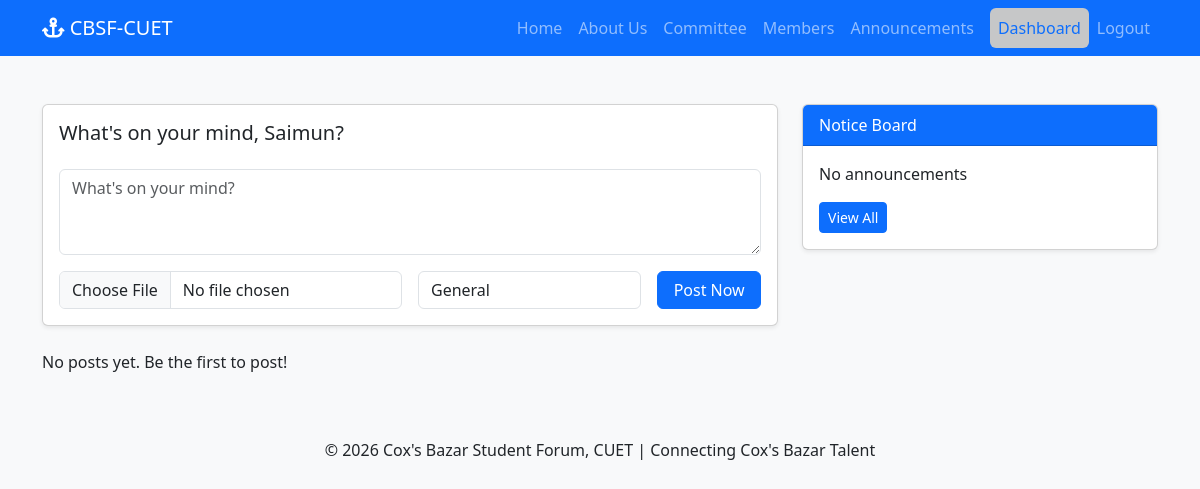
The page /dashboard/ (signed in) on the database as committed earlier.
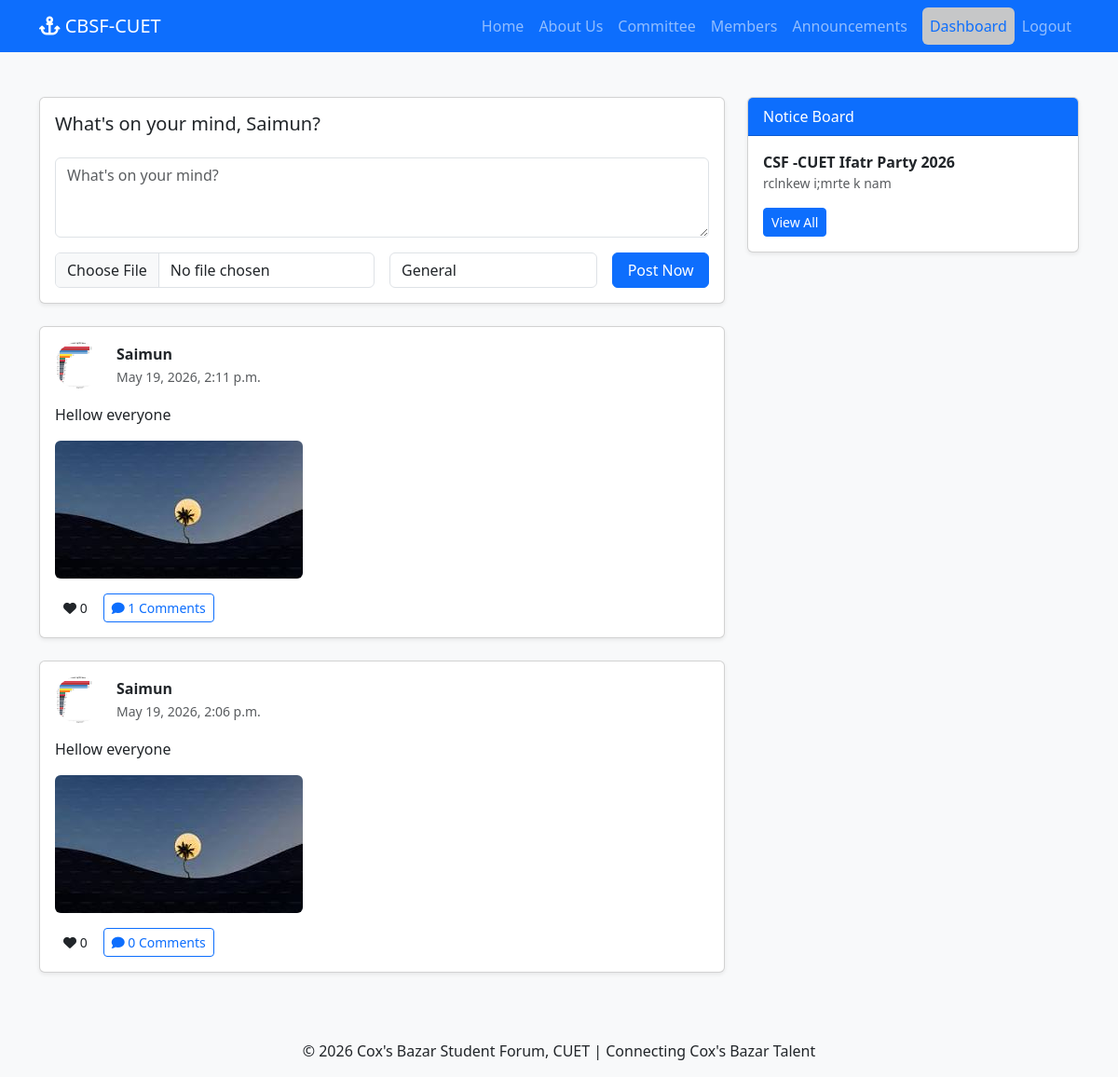
The same page on the database as committed later.
### core/models.py (models this page shows, shortened)
class User(AbstractBaseUser, PermissionsMixin):
    ROLE_CHOICES = [('member', 'Member'), ('admin', 'Admin')]
    STATUS_CHOICES = [('pending', 'Pending Approval'), ('active', 'Active'), ('inactive', 'Inactive')]
    BLOOD_GROUPS = [('A+','A+'),('A-','A-'),('B+','B+'),('B-','B-'),('AB+','AB+'),('AB-','AB-'),('O+','O+'),('O-','O-')]
    GENDER_CHOICES = [('Male','Male'),('Female','Female'),('Other','Other')]
    UPAZILA_CHOICES = [
        ('Cox\'s Bazar Sadar', "Cox's Bazar Sadar"),
        ('Teknaf', 'Teknaf'),
        ('Ukhiya', 'Ukhiya'),
        ('Chakaria', 'Chakaria'),
        ('Ramu', 'Ramu'),
        ('Pekua', 'Pekua'),
        ('Maheshkhali', 'Maheshkhali'),
        ('Kutubdia', 'Kutubdia'),
        ('Eidgaon', 'Eidgaon'),
        ('Other', 'Other'),
    ]
    id = models.AutoField(primary_key=True)
    serial_no = models.CharField(max_length=20, unique=True, blank=True, null=True)
    full_name = models.CharField(max_length=200)
    email = models.EmailField(unique=True)
    batch = models.IntegerField(null=True, blank=True)
    department = models.ForeignKey(Department, on_delete=models.SET_NULL, null=True)
    blood_group = models.CharField(max_length=3, choices=BLOOD_GROUPS)
    gender = models.CharField(max_length=10, choices=GENDER_CHOICES)
    phone = models.CharField(max_length=15)
    address = models.TextField(blank=True)
    dob = models.DateField(null=True, blank=True)
    profile_photo = models.ImageField(upload_to='profile_photos/', null=True, blank=True)
    upazila = models.CharField(max_length=100, choices=UPAZILA_CHOICES, blank=True)
    linkedin = models.URLField(blank=True)
    facebook = models.URLField(blank=True)
    twitter = models.URLField(blank=True)
    instagram = models.URLField(blank=True)
    company = models.CharField(max_length=150, blank=True)
    designation = models.CharField(max_length=100, blank=True)
    work_address = models.TextField(blank=True)
    status = models.CharField(max_length=10, choices=STATUS_CHOICES, default='pending')
    role = models.CharField(max_length=10, choices=ROLE_CHOICES, default='member')
    date_joined = models.DateTimeField(default=timezone.now)
    is_active = models.BooleanField(default=True)
    is_staff = models.BooleanField(default=False)
    objects = UserManager()
    USERNAME_FIELD = 'email'
    REQUIRED_FIELDS = ['full_name']

class Post(models.Model):
    CATEGORY_CHOICES = [
        ('General', 'General'),
        ('Help Needed', 'Help Needed'),
        ('Blood Request', 'Blood Request'),
        ('Job Opportunity', 'Job Opportunity'),
        ('Event', 'Event'),
    ]
    id = models.AutoField(primary_key=True)
    user = models.ForeignKey(User, on_delete=models.CASCADE, related_name='posts')
    content = models.TextField()
    image = models.ImageField(upload_to='post_images/', null=True, blank=True)
    category = models.CharField(max_length=50, choices=CATEGORY_CHOICES, default='General')
    likes_count = models.IntegerField(default=0)
    created_at = models.DateTimeField(auto_now_add=True)
    class Meta:
        ordering = ['-created_at']

class Announcement(models.Model):
    id = models.AutoField(primary_key=True)
    admin = models.ForeignKey(User, on_delete=models.SET_NULL, null=True, related_name='announcements')
    title = models.CharField(max_length=200)
    content = models.TextField()
    image_url = models.URLField(blank=True, null=True)
    is_pinned = models.BooleanField(default=False)
    created_at = models.DateTimeField(auto_now_add=True)
    class Meta:
        ordering = ['-is_pinned', '-created_at']

### core/views.py (the view)
@login_required
def dashboard(request):
    if request.user.status != 'active':
        messages.warning(request, 'Your account is pending approval.')
        return redirect('core:homepage')
    posts = Post.objects.select_related('user').all()
    announcements = Announcement.objects.all()[:5]
    if request.method == 'POST':
        form = PostForm(request.POST, request.FILES)
        if form.is_valid():
            post = form.save(commit=False)
            post.user = request.user
            post.save()
            messages.success(request, 'Post created successfully!')
            return redirect('core:dashboard')
    else:
        form = PostForm()
    paginator = Paginator(posts, 10)
    page_number = request.GET.get('page')
    page_obj = paginator.get_page(page_number)
    return render(request, 'core/dashboard.html', {
        'form': form,
        'page_obj': page_obj,
        'announcements': announcements,
    })

### core/forms.py
class PostForm(forms.ModelForm):
    class Meta:
        model = Post
        fields = ['content', 'image', 'category']
        widgets = {
            'content': forms.Textarea(attrs={'class': 'form-control', 'rows': 3, 'placeholder': "What's on your mind?"}),
            'image': forms.FileInput(attrs={'class': 'form-control'}),
            'category': forms.Select(attrs={'class': 'form-control'}),
        }

### core/templates/core/dashboard.html (shortened to what this page needs)
{% extends 'core/base.html' %}
{% block content %}
<div class="row g-4">
    <div class="col-lg-8">
        <div class="card composer-card mb-4 shadow-sm">
            <div class="card-body">
                <h5 class="mb-4">What's on your mind, {{ user.full_name }}?</h5>
                <form method="POST" enctype="multipart/form-data">
                    <div class="mb-3">{{ form.content }}</div>
                    <div class="row g-3 align-items-end">
                        <div class="col-md-6">{{ form.image }}</div>
                        <div class="col-md-4">{{ form.category }}</div>
                        <div class="col-md-2 d-grid"><button type="submit" class="btn btn-primary">Post Now</button></div>
                    </div>
                </form>
            </div>
        </div>
        {% for post in page_obj %}
        <article class="card post-card mb-4 shadow-sm">
            <div class="card-body">
                <div class="d-flex align-items-center mb-3 gap-3">
                    {% if post.user.profile_photo %}
                        <img src="{{ post.user.profile_photo.url }}" loading="lazy" width="50" height="50" class="rounded-circle">
                    {% else %}
                        <div class="avatar-placeholder rounded-circle"></div>
                    {% endif %}
                    <div>
                        <strong>{{ post.user.full_name }}</strong><br>
                        <small class="text-muted">{{ post.created_at|date:"F j, Y, g:i a" }}</small>
                    </div>
                </div>
                <p>{{ post.content }}</p>
                {% if post.image %}
                    <img src="{{ post.image.url }}" loading="lazy" class="img-fluid rounded mb-3">
                {% endif %}
                <div class="d-flex flex-wrap gap-2">
                    <button type="button" class="btn btn-sm btn-like like-btn" data-post-id="{{ post.id }}">
                        <i class="fas fa-heart"></i> <span class="likes-count">{{ post.likes_count }}</span>
                    </button>
                    <button class="btn btn-sm btn-outline-primary" data-bs-toggle="collapse" data-bs-target="#comments-{{ post.id }}">
                        <i class="fas fa-comment"></i> {{ post.comments.count }} Comments
                    </button>
                </div>
            </div>
        </article>
        {% empty %}
        <p>No posts yet. Be the first to post!</p>
        {% endfor %}
    </div>
    <aside class="col-lg-4">
        <div class="card sidebar-card shadow-sm mb-4">
            <div class="card-header bg-primary text-white">Notice Board</div>
            <div class="card-body">
                {% for announcement in announcements %}
                    <div class="mb-3">
                        <strong>{{ announcement.title }}</strong>
                        <p class="mb-1 text-muted small">{{ announcement.content|truncatewords:18 }}</p>
                    </div>
                {% empty %}
                    <p>No announcements</p>
                {% endfor %}
                <a href="{% url 'core:announcements' %}" class="btn btn-sm btn-primary">View All</a>
            </div>
        </div>
    </aside>
</div>
{% endblock %}

### core/templates/core/base.html (shortened to what this page needs)
<!DOCTYPE html>
<html lang="en">
<head>
    <link href="https://cdn.jsdelivr.net/npm/bootstrap@5.3.0/dist/css/bootstrap.min.css" rel="stylesheet">
    <link rel="stylesheet" href="https://cdnjs.cloudflare.com/ajax/libs/font-awesome/6.4.0/css/all.min.css">
    {% load static %}
    <link rel="stylesheet" href="{% static 'core/css/style.css' %}">
</head>
<body>
    <nav class="navbar navbar-expand-lg navbar-dark bg-primary">
        <div class="container">
            <a class="navbar-brand" href="{% url 'core:homepage' %}">
                <i class="fas fa-anchor"></i> CBSF-CUET
            </a>
            <div class="collapse navbar-collapse" id="navbarNav">
                <ul class="navbar-nav ms-auto">
                    <li class="nav-item"><a class="nav-link" href="{% url 'core:homepage' %}">Home</a></li>
                    <li class="nav-item"><a class="nav-link" href="{% url 'core:about' %}">About Us</a></li>
                    <li class="nav-item"><a class="nav-link" href="{% url 'core:committee' %}">Committee</a></li>
                    <li class="nav-item"><a class="nav-link" href="{% url 'core:member_directory' %}">Members</a></li>
                    <li class="nav-item"><a class="nav-link" href="{% url 'core:announcements' %}">Announcements</a></li>
                    {% if user.is_authenticated and user.status == 'active' %}
                        <li class="nav-item"><a class="nav-link btn btn-light text-primary ms-2" href="{% url 'core:dashboard' %}">Dashboard</a></li>
                        <li class="nav-item"><a class="nav-link" href="{% url 'core:logout' %}">Logout</a></li>
                    {% else %}
                        <li class="nav-item"><a class="nav-link btn btn-outline-light ms-2" href="{% url 'core:register' %}">Sign Up</a></li>
                        <li class="nav-item"><a class="nav-link" href="{% url 'core:login' %}">Login</a></li>
                    {% endif %}
                </ul>
            </div>
        </div>
    </nav>
    <main class="main-content py-5">
        <div class="container">
            {% block content %}{% endblock %}
        </div>
    </main>
    <footer class="site-footer">
        <div class="container text-center">
            <p>&copy; 2026 Cox's Bazar Student Forum, CUET | Connecting Cox's Bazar Talent</p>
        </div>
    </footer>
</body>
</html>

### core/static/core/css/style.css (style rules this page uses)
body { font-family: 'Segoe UI', Tahoma, Geneva, Verdana, sans-serif; background-color: #f8f9fa; }
.card { transition: transform 0.3s; box-shadow: 0 2px 10px rgba(0,0,0,0.1); }
.like-btn { cursor: pointer; }

Rows that differ between the two databases and show on the page:
added Post: user.profile_photo (picture), user.full_name "Saimun", created_at "May 19, 2026, 2:11 p.m.", content "Hellow everyone", image (picture), likes_count "0", comments.count "1"
added Post: user.profile_photo (picture), user.full_name "Saimun", created_at "May 19, 2026, 2:06 p.m.", content "Hellow everyone", image (picture), likes_count "0", comments.count "0"
added Announcement: title "CSF -CUET Ifatr Party 2026", content "rclnkew i;mrte k nam"
Other text that changed with them:
text no longer shown: "No posts yet. Be the first to post! No announcements"
